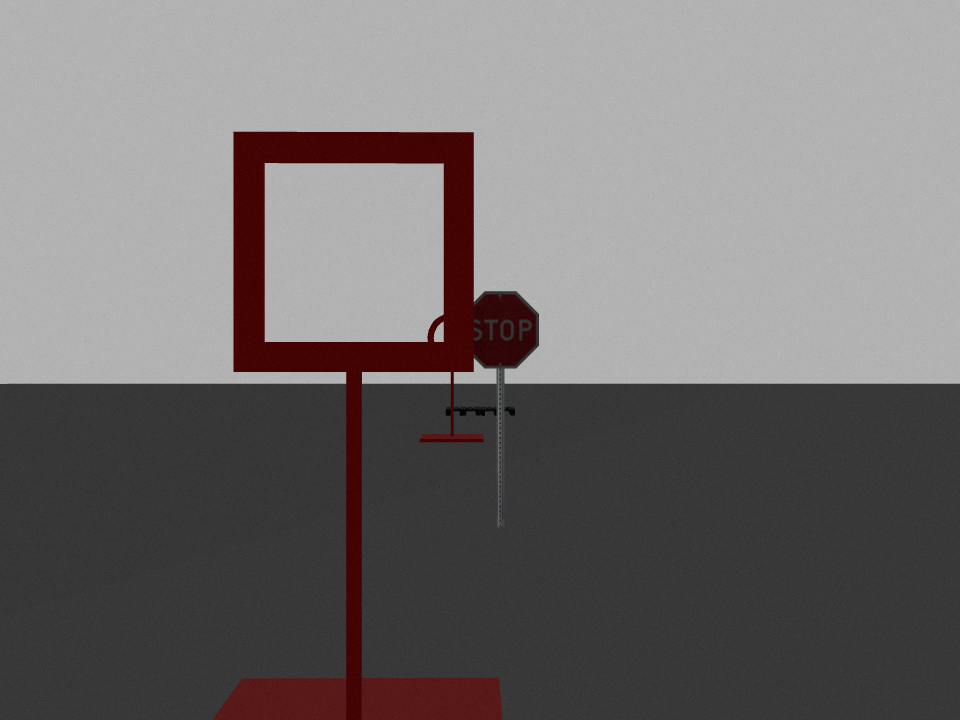
#> input picture tello_ros/drone_race/extra_files/reds.png, 960 x 720 px
$ python hsv_selector.py
#> lines starting #> are read from the running program, lines starting #| are printed output that depends on the picture; after the words box and inside, x2 and y2 are one past the last pixel; in counts of white or black regions, pixels touching at a corner belong together
import cv2
import numpy as np

def nothing(x):
    pass

# Load image
image = cv2.imread('reds.png', cv2.IMREAD_ANYCOLOR | cv2.IMREAD_ANYDEPTH)
#> image is the input picture: shape (720, 960, 3); mean B, G, R 112.3, 112.3, 116.6
image = cv2.imread('complex_red.png', cv2.IMREAD_ANYCOLOR | cv2.IMREAD_ANYDEPTH)
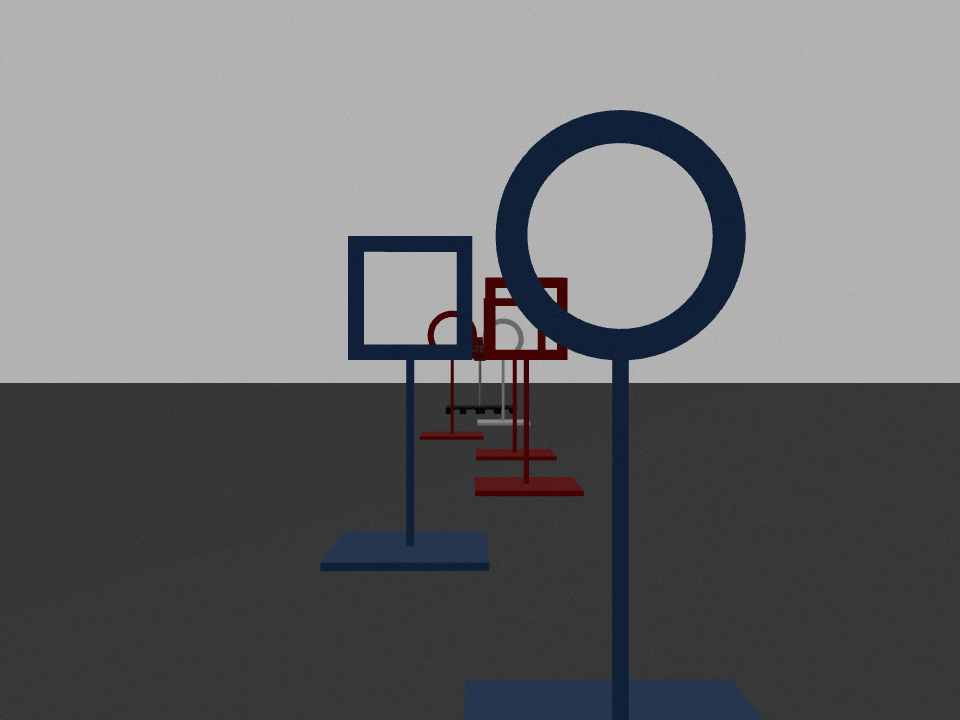
#> input picture tello_ros/drone_race/extra_files/complex_red.png, 960 x 720 px
#> image is the input picture: shape (720, 960, 3); mean B, G, R 114.9, 113, 112.5
# image = cv2.imread('wo_whites.png', cv2.IMREAD_ANYCOLOR | cv2.IMREAD_ANYDEPTH)
hsv_scale = cv2.imread('colors.png', cv2.IMREAD_ANYCOLOR | cv2.IMREAD_ANYDEPTH)
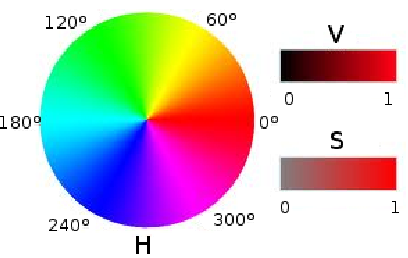
#> input picture tello_ros/drone_race/extra_files/colors.png, 408 x 258 px
#> hsv_scale is the input picture: shape (258, 408, 3); mean B, G, R 192.1, 191.7, 200.8
# hsv_scale = cv2.cvtColor(hsv_scale, cv2.COLOR_BGR2HSV)

# Create a window
cv2.namedWindow('image')

# Create trackbars for color change
# Hue is from 0-179 for Opencv
cv2.createTrackbar('HMin', 'image', 0, 179, nothing)
#> slider 'HMin' is set to 35
cv2.createTrackbar('SMin', 'image', 0, 255, nothing)
#> slider 'SMin' is set to 51
cv2.createTrackbar('VMin', 'image', 0, 255, nothing)
#> slider 'VMin' is set to 51
cv2.createTrackbar('HMax', 'image', 0, 179, nothing)
#> slider 'HMax' is set to 179
cv2.createTrackbar('SMax', 'image', 0, 255, nothing)
#> slider 'SMax' is set to 255
cv2.createTrackbar('VMax', 'image', 0, 255, nothing)
#> slider 'VMax' is set to 255

# Set default value for Max HSV trackbars
cv2.setTrackbarPos('HMax', 'image', 179)
cv2.setTrackbarPos('SMax', 'image', 255)
cv2.setTrackbarPos('VMax', 'image', 255)

# Initialize HSV min/max values
hMin = sMin = vMin = hMax = sMax = vMax = 0
phMin = psMin = pvMin = phMax = psMax = pvMax = 0

while(1):
    # Get current positions of all trackbars
    hMin = cv2.getTrackbarPos('HMin', 'image')
    sMin = cv2.getTrackbarPos('SMin', 'image')
    vMin = cv2.getTrackbarPos('VMin', 'image')
    hMax = cv2.getTrackbarPos('HMax', 'image')
    sMax = cv2.getTrackbarPos('SMax', 'image')
    vMax = cv2.getTrackbarPos('VMax', 'image')

    # Set minimum and maximum HSV values to display
    lower = np.array([hMin, sMin, vMin])
    upper = np.array([hMax, sMax, vMax])

    # Convert to HSV format and color threshold
    hsv = cv2.cvtColor(image, cv2.COLOR_BGR2HSV)
#> hsv: shape (720, 960, 3); mean H, S, V 8.6, 15.5, 115.7
    mask = cv2.inRange(hsv, lower, upper)
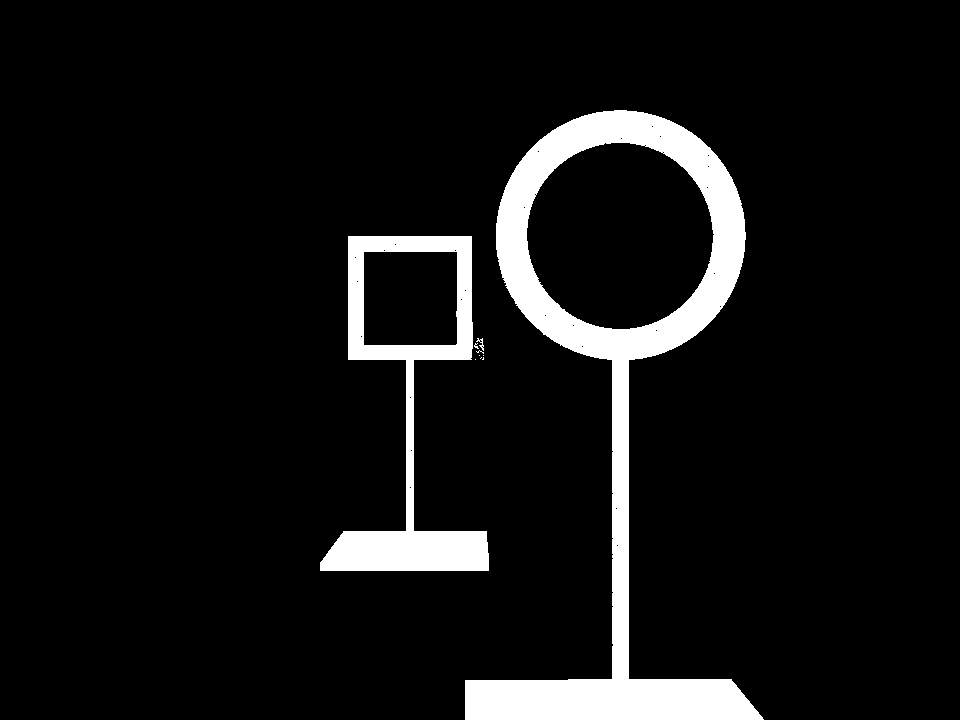
#> mask: shape (720, 960); 7.7% white; 10 white regions (7 under 20 px), largest, box (x1, y1, x2, y2) and area: (465, 110, 764, 720) 38855, (320, 236, 489, 571) 14466, (476, 338, 484, 351) 36
    result = cv2.bitwise_and(image, image, mask=mask)
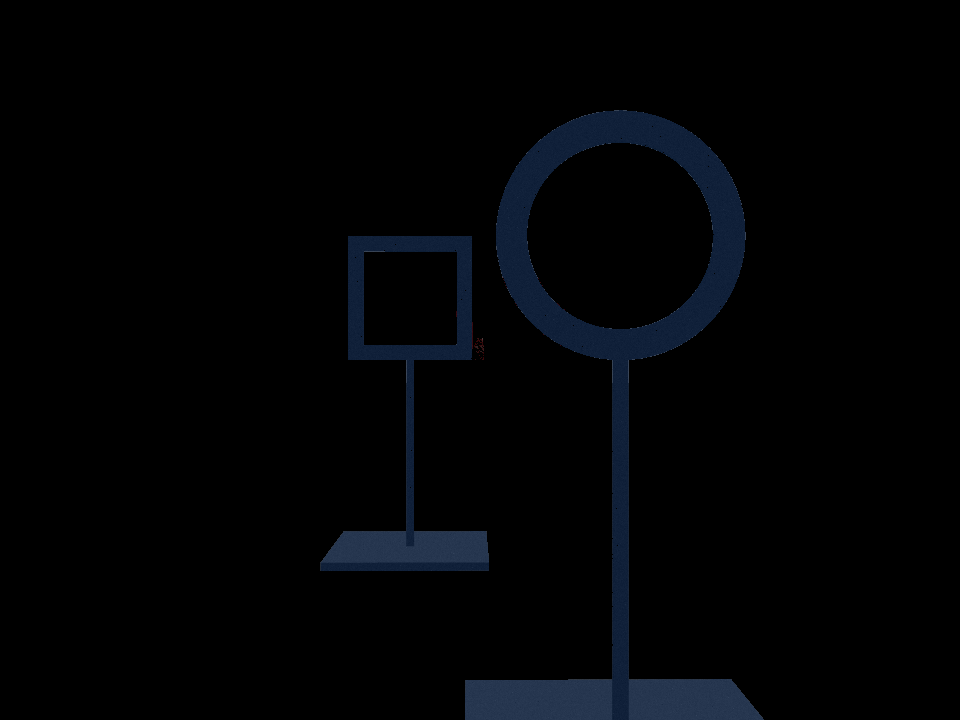
#> result: shape (720, 960, 3); mean B, G, R 4.9, 3, 1.8

    hsv_colors = cv2.cvtColor(hsv_scale, cv2.COLOR_BGR2HSV)
#> hsv_colors: shape (258, 408, 3); mean H, S, V 49, 101.8, 244.2
    mask = cv2.inRange(hsv_colors, lower, upper)
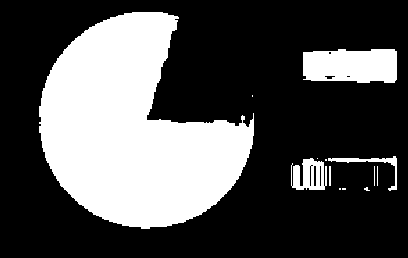
#> mask: shape (258, 408); 31.6% white; 13 white regions (6 under 20 px), largest, box (x1, y1, x2, y2) and area: (39, 12, 254, 229) 29080, (303, 49, 397, 83) 2877, (291, 158, 327, 190) 789
    scale = cv2.bitwise_and(hsv_scale, hsv_scale, mask=mask)
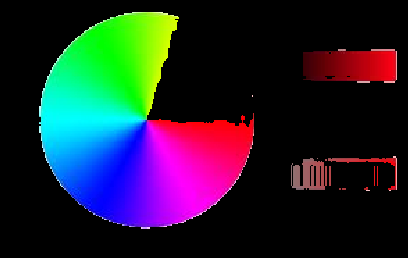
#> scale: shape (258, 408, 3); mean B, G, R 46, 35.5, 33.3

    # Print if there is a change in HSV value
    if((phMin != hMin) | (psMin != sMin) | (pvMin != vMin) | (phMax != hMax) | (psMax != sMax) | (pvMax != vMax) ):
        print("(hMin = %d , sMin = %d, vMin = %d), (hMax = %d , sMax = %d, vMax = %d)" % (hMin , sMin , vMin, hMax, sMax , vMax))
        phMin = hMin
        psMin = sMin
        pvMin = vMin
        phMax = hMax
        psMax = sMax
        pvMax = vMax

    # Display result image
    cv2.imshow('image', result)
    cv2.imshow('scale', scale)
    if cv2.waitKey(10) & 0xFF == ord('q'):
#> (key q is pressed here)
        break

cv2.destroyAllWindows()
